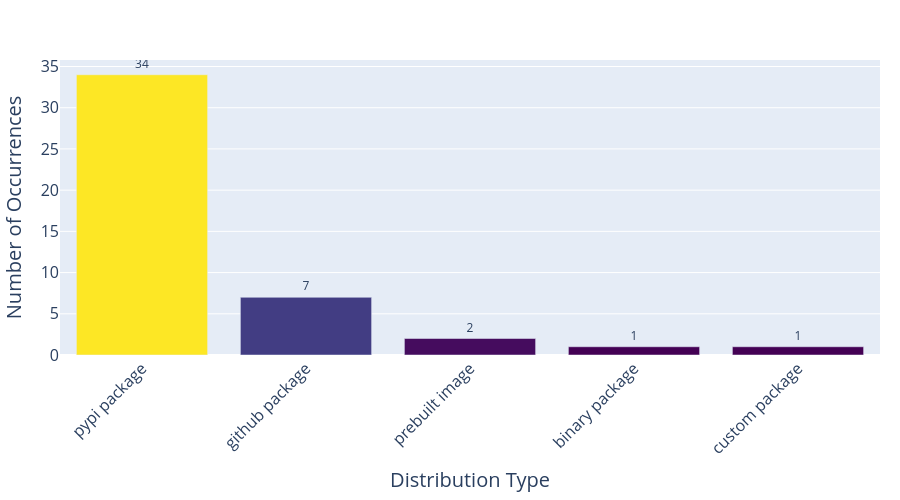

Notebook cell for this chart:
### Code cell
import pandas as pd
import plotly.express as px

df = pd.read_csv("data/evaluation_harness_metadata.csv", encoding="utf-8")
df['package distribution (non-git-clone)'] = df['package distribution (non-git-clone)'].apply(lambda x: x.split(',') if pd.notna(x) else [])
df = df.explode('package distribution (non-git-clone)')

# Get value counts and create a DataFrame for plotting
value_counts = df['package distribution (non-git-clone)'].value_counts()
value_counts_df = value_counts.reset_index()
value_counts_df.columns = ['Distribution Type', 'Count']

# Create bar chart with Plotly
fig = px.bar(
    value_counts_df, 
    x='Distribution Type', 
    y='Count',
    labels={'Count': 'Number of Occurrences'},
    color='Count',
    color_continuous_scale='viridis'
)

# Customize the layout
fig.update_layout(
    xaxis_tickangle=-45,
    margin=dict(l=20, r=20, t=60, b=100),
    height=500,
    showlegend=False,
    xaxis=dict(
        title_font_size=20,
        tickfont_size=16
    ),
    yaxis=dict(
        title_font_size=20,
        tickfont_size=16
    )
)

# Remove color bar
fig.update_coloraxes(showscale=False)

# Add value labels on top of bars
fig.update_traces(texttemplate='%{y}', textposition='outside')

fig.show()
df['package distribution (non-git-clone)'].value_counts()

### Figure 1 — Plotly figure (JSON) as saved in the notebook; plotly's stock layout.template omitted (floating-point values rounded to 4 significant figures)
{"data": [{"hovertemplate": "Distribution Type=%{x}<br>Number of Occurrences=%{marker.color}<extra></extra>", "legendgroup": "", "marker": {"color": [34, 7, 2, 1, 1], "coloraxis": "coloraxis", "pattern": {"shape": ""}}, "name": "", "orientation": "v", "showlegend": false, "textposition": "outside", "texttemplate": "%{y}", "type": "bar", "x": ["pypi package", "github package", "prebuilt image", "binary package", "custom package"], "xaxis": "x", "y": [34, 7, 2, 1, 1], "yaxis": "y"}], "layout": {"barmode": "relative", "coloraxis": {"colorbar": {"title": {"text": "Number of Occurrences"}}, "colorscale": [[0, "#440154"], [0.1111, "#482878"], [0.2222, "#3e4989"], [0.3333, "#31688e"], [0.4444, "#26828e"], [0.5556, "#1f9e89"], [0.6667, "#35b779"], [0.7778, "#6ece58"], [0.8889, "#b5de2b"], [1, "#fde725"]], "showscale": false}, "height": 500, "legend": {"tracegroupgap": 0}, "margin": {"b": 100, "l": 20, "r": 20, "t": 60}, "showlegend": false, "xaxis": {"anchor": "y", "domain": [0, 1], "tickangle": -45, "tickfont": {"size": 16}, "title": {"font": {"size": 20}, "text": "Distribution Type"}}, "yaxis": {"anchor": "x", "domain": [0, 1], "tickfont": {"size": 16}, "title": {"font": {"size": 20}, "text": "Number of Occurrences"}}}}
